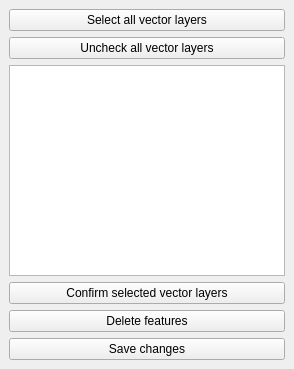
<?xml version="1.0" encoding="UTF-8"?>
<ui version="4.0">
 <class>VectorRubberDockWidgetBase</class>
 <widget class="QDockWidget" name="VectorRubberDockWidgetBase">
  <property name="geometry">
   <rect>
    <x>0</x>
    <y>0</y>
    <width>294</width>
    <height>369</height>
   </rect>
  </property>
  <property name="windowTitle">
   <string>Vector Rubber</string>
  </property>
  <widget class="QWidget" name="dockWidgetContents">
   <layout class="QGridLayout" name="gridLayout">
    <item row="0" column="0">
     <layout class="QVBoxLayout" name="verticalLayout">
      <item>
       <widget class="QPushButton" name="pb_select">
        <property name="text">
         <string>Select all vector layers</string>
        </property>
       </widget>
      </item>
      <item>
       <widget class="QPushButton" name="pb_uncheck">
        <property name="text">
         <string>Uncheck all vector layers</string>
        </property>
       </widget>
      </item>
      <item>
       <widget class="QListWidget" name="list_layers"/>
      </item>
      <item>
       <widget class="QPushButton" name="pb_confirm_layers">
        <property name="text">
         <string>Confirm selected vector layers</string>
        </property>
       </widget>
      </item>
      <item>
       <widget class="QPushButton" name="pb_delete_feats">
        <property name="text">
         <string>Delete features</string>
        </property>
       </widget>
      </item>
      <item>
       <widget class="QPushButton" name="pb_save">
        <property name="text">
         <string>Save changes</string>
        </property>
       </widget>
      </item>
     </layout>
    </item>
   </layout>
  </widget>
 </widget>
 <resources/>
 <connections/>
</ui>
